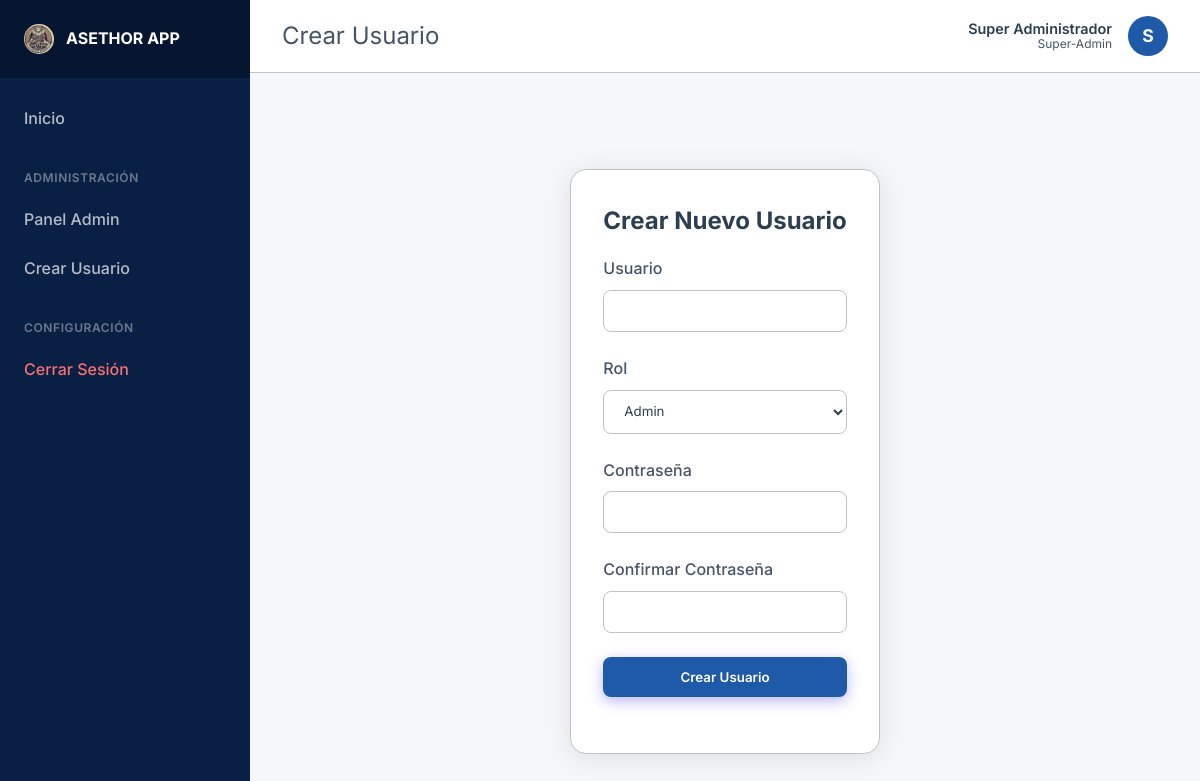
Page /admin/create_user (signed in) on the committed database.
### app/models.py (models this page shows, shortened)
class Profile(db.Model):
    id = db.Column(db.Integer, primary_key=True)
    user_id = db.Column(db.Integer, db.ForeignKey('user.id'), nullable=False)
    full_name = db.Column(db.String(100), nullable=True)
    bio = db.Column(db.Text, nullable=True)
    strengths = db.Column(db.String(200), nullable=True) # e.g. "matemáticas, programación"
    focus_areas = db.Column(db.String(200), nullable=True) # e.g. "álgebra, base de datos sql"
    rating_avg = db.Column(db.Float, default=0.0) # Calculated average for Asesores

class User(db.Model, UserMixin):
    id = db.Column(db.Integer, primary_key=True)
    username = db.Column(db.String(20), unique=True, nullable=False)
    password_hash = db.Column(db.String(60), nullable=False)
    role = db.Column(db.String(20), nullable=False, default='Estudiante') # Super-Admin, Admin, Asesor, Estudiante
    profile = db.relationship('Profile', backref='user', uselist=False, cascade='all, delete-orphan')
    sessions_given = db.relationship('TutoringSession', backref='asesor', cascade='all, delete-orphan')
    reviews_received = db.relationship('Review', foreign_keys='Review.asesor_id', backref='asesor_reviewed', cascade='all, delete-orphan')
    enrollments = db.relationship('Enrollment', backref='student', cascade='all, delete-orphan')
    reviews_given = db.relationship('Review', foreign_keys='Review.student_id', backref='student_reviewer', cascade='all, delete-orphan')

### app/routes/admin.py (the view, shortened to what this page needs)
@admin.route('/create_user', methods=['GET', 'POST'])
def create_user():
    form = CreateUserForm()
    if current_user.role == 'Admin':
        form.role.choices = [('Asesor', 'Asesor')]
    return render_template('admin/create_user.html', title='Crear Usuario', form=form)

### app/forms/admin_forms.py (shortened to what this page needs)
class CreateUserForm(FlaskForm):
    username = StringField('Usuario', validators=[DataRequired(), Length(min=2, max=20)])
    password = PasswordField('Contraseña', validators=[DataRequired(), Length(min=6)])
    confirm_password = PasswordField('Confirmar Contraseña', validators=[DataRequired(), EqualTo('password')])
    role = SelectField('Rol', choices=[('Admin', 'Admin'), ('Asesor', 'Asesor')])
    submit = SubmitField('Crear Usuario')

### app/models.py (called while the page is built)
@login_manager.user_loader
def load_user(user_id):
    return User.query.get(int(user_id))

### app/routes/admin.py (called while the page is built)
@admin.before_request
@login_required
def check_admin():
    if current_user.role not in ['Super-Admin', 'Admin']:
        flash('No tienes permiso para acceder a esta página.', 'danger')
        return redirect(url_for('main.home'))

### app/templates/admin/create_user.html (shortened to what this page needs)
{% extends 'base.html' %}
{% block content %}
<div class="auth-container glass card">
    <h2 class="text-center mb-2">Crear Nuevo Usuario</h2>
    <form method="POST" action="">
        <div class="form-group">
            {{ form.username.label }}
            {{ form.username(class="form-control") }}
        </div>
        <div class="form-group">
            {{ form.role.label }}
            {{ form.role(class="form-select") }}
        </div>
        <div class="form-group">
            {{ form.password.label }}
            {{ form.password(class="form-control") }}
        </div>
        <div class="form-group">
            {{ form.confirm_password.label }}
            {{ form.confirm_password(class="form-control") }}
        </div>
        <div class="form-group mt-2">
            {{ form.submit(class="btn btn-primary", style="width: 100%;") }}
        </div>
    </form>
</div>
{% endblock %}

### app/templates/base.html (shortened to what this page needs)
<!DOCTYPE html>
<html lang="es">
<head>
    <link rel="stylesheet" href="{{ url_for('static', filename='css/style.css') }}">
</head>
<body>
    {% if current_user.is_authenticated %}
    <div class="app-wrapper">
        <aside class="sidebar">
            <div class="sidebar-header">
                <img src="{{ url_for('static', filename='img/logo.jpg') }}" alt="Logo" style="height: 30px; object-fit: cover; border-radius: 50%;">
                <span style="font-weight: 700;">ASETHOR APP</span>
            </div>
            <nav class="sidebar-nav">
                <a href="{{ url_for('main.home') }}" class="sidebar-link">Inicio</a>
                {% if current_user.role == 'Super-Admin' or current_user.role == 'Admin' %}
                    <div class="sidebar-section">Administración</div>
                    <a href="{{ url_for('admin.dashboard') }}" class="sidebar-link">Panel Admin</a>
                    <a href="{{ url_for('admin.create_user') }}" class="sidebar-link">Crear Usuario</a>
                {% endif %}
                <div class="sidebar-section">Configuración</div>
                <a href="{{ url_for('auth.logout') }}" class="sidebar-link" style="color: #f87171;">Cerrar Sesión</a>
            </nav>
        </aside>
        <main class="main-wrapper">
            <header class="topbar">
                <div class="topbar-title">{% if title %}{{ title }}{% else %}Inicio{% endif %}</div>
                <div class="topbar-profile">
                    <div style="text-align: right; line-height: 1.2;">
                        <div style="font-weight: 600; color: var(--text-primary); font-size: 0.9rem;">{{ current_user.profile.full_name or current_user.username }}</div>
                        <div style="font-size: 0.75rem; color: var(--text-secondary);">{{ current_user.role }}</div>
                    </div>
                    <div class="avatar">{{ current_user.username[0]|upper }}</div>
                </div>
            </header>
            <div class="container" style="padding: 2rem;">
    {% endif %}
        {% block content %}{% endblock %}
    {% if current_user.is_authenticated %}
            </div>
        </main>
    </div>
    {% else %}
    </main>
    {% endif %}
</body>
</html>

### app/static/css/style.css (style rules this page uses)
:root { --bg-color: #F5F7FA; --navbar-bg: #0A1F44; --surface-color: #FFFFFF; --surface-border: #BDC3C7; --primary-color: #1E5AA8; --primary-hover: #123A73; --text-primary: #2C3E50; --text-secondary: #475569; --danger-color: #E74C3C; --success-color: #2ECC71; --warning-color: #f59e0b; --font-family: 'Inter', sans-serif; }
* { box-sizing: border-box; margin: 0; padding: 0; }
body { background-color: var(--bg-color); color: var(--text-primary); font-family: var(--font-family); line-height: 1.6; min-height: 100vh; display: flex; flex-direction: column; background-image: radial-gradient(circle at top right, rgba(30, 90, 168, 0.05), transparent 40%), radial-gradient(circle at bottom left, rgba(46, 204, 113, 0.05), transparent 40%); background-attachment: fixed; }
.glass { background: var(--surface-color); backdrop-filter: blur(12px); -webkit-backdrop-filter: blur(12px); border: 1px solid var(--surface-border); border-radius: 16px; box-shadow: 0 4px 30px rgba(0, 0, 0, 0.1); }
.container { max-width: 1200px; margin: 0 auto; padding: 2rem; flex: 1; }
.card { padding: 2rem; margin-bottom: 2rem; }
.form-group { margin-bottom: 1.5rem; }
.form-group label { display: block; margin-bottom: 0.5rem; color: var(--text-secondary); font-weight: 500; }
.form-control, .form-select { width: 100%; padding: 0.75rem 1rem; border-radius: 8px; background: rgba(255, 255, 255, 0.9); border: 1px solid var(--surface-border); color: var(--text-primary); font-family: var(--font-family); }
.btn { display: inline-block; padding: 0.75rem 1.5rem; border-radius: 8px; font-weight: 600; text-align: center; cursor: pointer; border: none; text-decoration: none; font-family: var(--font-family); }
.btn-primary { background-color: var(--primary-color); color: white; box-shadow: 0 4px 14px rgba(79, 70, 229, 0.4); }
h1, h2, h3 { margin-bottom: 1rem; font-weight: 700; color: var(--text-primary); }
.text-center { text-align: center; }
.mt-2 { margin-top: 1rem; }
.mb-2 { margin-bottom: 1rem; }
.auth-container { max-width: 500px; margin: 4rem auto; }
.app-wrapper { display: flex; min-height: 100vh; }
.sidebar { width: 250px; background-color: var(--navbar-bg); color: rgba(255, 255, 255, 0.7); display: flex; flex-direction: column; position: fixed; height: 100vh; overflow-y: auto; }
.sidebar-header { padding: 1.5rem; background-color: rgba(0, 0, 0, 0.3); display: flex; align-items: center; gap: 0.75rem; color: #ffffff; }
.sidebar-nav { padding: 1rem 0; display: flex; flex-direction: column; }
.sidebar-link { padding: 0.75rem 1.5rem; color: rgba(255, 255, 255, 0.7); text-decoration: none; display: flex; align-items: center; gap: 0.75rem; font-weight: 500; transition: all 0.3s ease; }
.sidebar-section { padding: 1.5rem 1.5rem 0.5rem; font-size: 0.75rem; text-transform: uppercase; letter-spacing: 0.05em; color: rgba(255, 255, 255, 0.4); font-weight: 600; }
.main-wrapper { flex: 1; margin-left: 250px; display: flex; flex-direction: column; background-color: var(--bg-color); }
.topbar { background-color: #ffffff; padding: 1rem 2rem; display: flex; justify-content: space-between; align-items: center; border-bottom: 1px solid var(--surface-border); }
.topbar-title { font-size: 1.5rem; color: var(--text-secondary); }
.topbar-profile { display: flex; align-items: center; gap: 1rem; }
.avatar { width: 40px; height: 40px; border-radius: 50%; background-color: var(--primary-color); color: var(--bg-color); display: flex; align-items: center; justify-content: center; font-weight: bold; font-size: 1.1rem; }

### rows in the picture
Profile: profile "Super Administrador"
User: role "Super-Admin", username "S"

### other values in the picture
{{ title }} "Crear Usuario"
